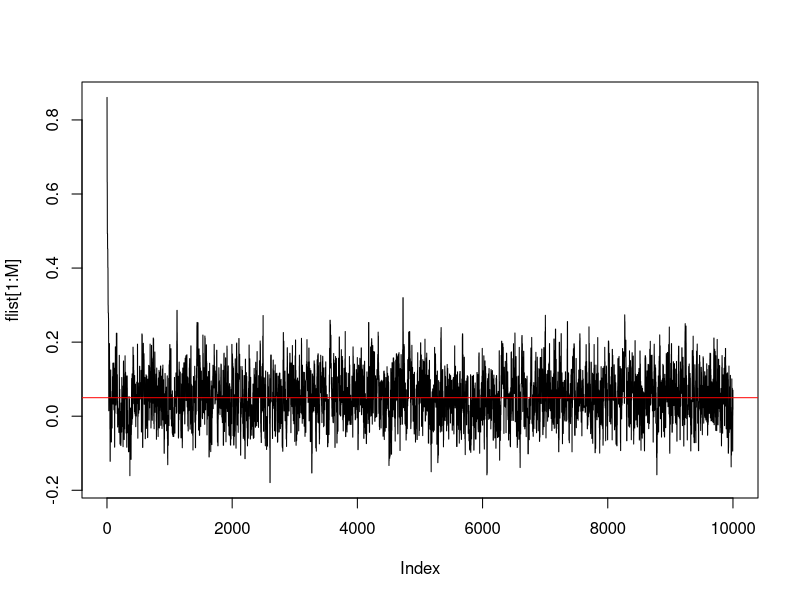
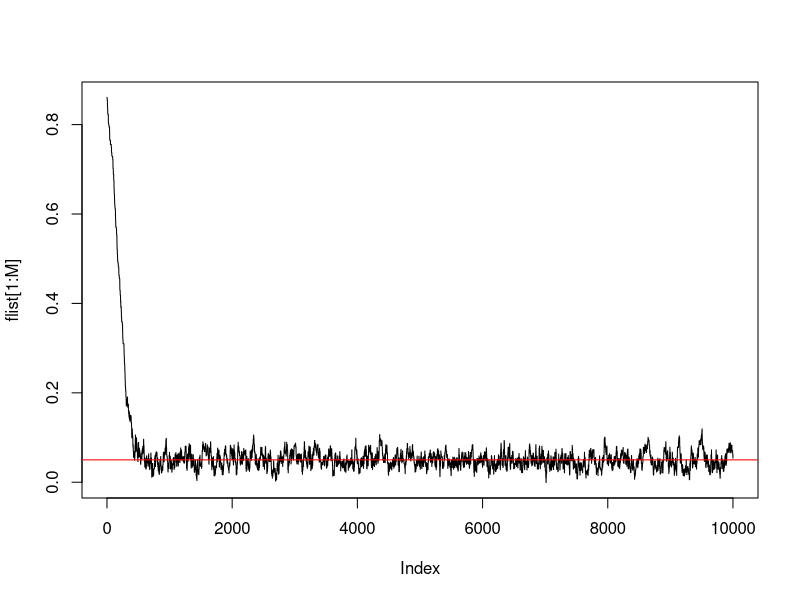

Write R code to recreate these figures, in order. (Note: this script raises an error after producing the figures.)
## ---- chunk 1
library(kableExtra)
library(ggplot2)
library(tidyverse)
## ---- chunk 2
# Proposal distribution for p_i: u,v randomly chosen from 1,...,k
# p_u^{t} \sim Unif[max(0,p_u^{t-1}-\epsilon_p), 
# min(p_u^{t-1}+\epsilon_p, p_u^{t-1}+p_v^{t-1})]
# then p_v^{t}=p_u^{t-1}+p_v{t-1}-p_u{t}
qq.p <- function(x,u,v,eps.p){
  1/(min(x[u]+eps.p, x[u]+x[v]) - max(0, x[u]-eps.p))
}

# Proposal distribution for f: Unif(max(-p_{min}^t)/(1-p_{min}^t,f-\epsilon_f))
qq.f <- function(x,y,k,eps.f){
  1/(min(x[1]+eps.f, 1) - max(-min(y[2:(k+1)])/(1-min(y[2:(k+1)])), x[1]-eps.f))
}
## ---- chunk 3
##### MH Algorithm for k=2
MHk2 <- function(eps = 0.05){
  # log of the joint distribution function, the reason we do that is mainly due to 
  # the number is too small, by doing so, we can enlarge our number and avoid flowing
  # for k = 2
  log.g = function(X,n11,n12,n22){
    n11*(log(X[2])+log(X[1]+(1-X[1])*X[2])) + 
      n12*log(2*X[2]*X[3]*(1-X[1]))+
      n22*(log(X[3])+log(X[1]+(1-X[1])*X[3]))
  }
  ### data simulation
  eps.p <- eps
  k  = 2    # number of alleles 
  n  = 200  # sample size
  f  = 0.05 # true inbreeding coef.
  # true allele frequencies
  p1 = 0.25 
  p2 = 0.75
  
  p11 = p1*(f+(1-f)*p1)
  p22 = p2*(f+(1-f)*p2)
  p12 = 2*p1*p2*(1-f)
  n12 = round(p12*n)
  n11 = round(p11*n)
  n22 = n-n11-n12
  
  #### the algo
  # initial values
  X    <- rep(0,3)
  X[1] <- runif(1)
  a = runif(1)
  b = runif(1)
  # in this way we can gurantee that p1+p2 = 1
  p1 = a/(a+b)
  p2 = b/(a+b)
  X[2] = p1
  X[3] = p2 # overdispersed value
  
  M  =10000
  B = 1000 # burn value
  #since the eps.f should satisfy eps.f > (k^2)*eps.p/((k - 1)(k - 1 - k*eps.p))
  eps.f =((k^2)*eps.p/((k-1)*(k-1-k*eps.p)))+0.0001
  
  numaccept = 0
  flist = rep(0,M)
  
  for (i in 1:M) {
    Y = X
    
    r = sample(c(2,3),2) # propose p1 or p2
    u = r[1]
    v = r[2]
    
    Y[u] = runif(1,max(0,Y[u] - eps.p),min(Y[u]+eps.p,Y[u]+Y[v]))
    Y[v] = 1-Y[u] # p1+p2 = 1 when k=2
    
    U  = runif(1) # for accept/reject
    alpha = log.g(Y,n11,n12,n22) + log(qq.p(X,u,v,eps.p)) -
      log.g(X,n11,n12,n22) - log(qq.p(Y,u,v,eps.p))
    
    if(log(U) < alpha){
      X = Y
      # now we update the f when p' is accepted
      Z = X
      
      Z[1] = runif(1,max(-min(Y[2:3])/(1-min(Y[2:3])), X[1]-eps.f),min(X[1]+eps.f, 1))
      
      W = runif(1) # for accept/reject
      
      beta = log.g(Z,n11,n12,n22) + log(qq.f(X,Z,k,eps.f)) - 
        log.g(X,n11,n12,n22) - log(qq.f(Z,X,k,eps.f))
      
      if(log(W)<beta){
        X = Z
        numaccept = numaccept + 1
      }
    }
    flist[i] = X[1]
  }
  estmean = mean(flist[(B+1):M])
  se1 =  sd(flist[(B+1):M]) / sqrt(M-B)
  varfact <- function(xxx) { 2 * sum(acf(xxx, plot=FALSE)$acf) - 1 }
  se2 = se1 * sqrt( varfact(flist[(B+1):M]) )
  ci = c(estmean - 1.96*se2, estmean + 1.96*se2)
  return(list(numaccept/M, estmean, ci, flist, M, B, se2))
}

# test which epsilon gives the best acceptance rate (e.g. away from 0 and 1)
set.seed(9999)
epslist  <- seq(0.01,0.1,0.01)
acclist = meanlist = cilblist = ciublist= selist = rep(0,10) 
for (i in 1:10){
  result <- MHk2(epslist[i])
  acclist[i]  <- result[[1]]
  meanlist[i] <- result[[2]]
  cilblist[i] <- result[[3]][1]
  ciublist[i] <- result[[3]][2]
  selist[i]   <- result[[7]]
}
results <- cbind(epslist, acclist,meanlist,cilblist,ciublist, selist)
results <- as.data.frame(results)
colnames(results) <- c("Epsilon", "Acceptance Rate", "Mean", "Lower bound of CI", 
                       "Upper bound of CI", "Standard Error")
results1<-results%>%
  select(1,2,6)
results1%>%
  knitr::kable(caption = "Acceptance rate by different epsilon p when k = 2")%>%
  kable_styling(latex_options="HOLD_position")
## ---- chunk 4
# when epsilon = 0.02 or 0.03 the algo seems to perform better
set.seed(9999)
result <- MHk2(0.03)
flist <- result[[4]]
M <- result[[5]]
B <- result[[6]]
plot(flist[1:M], type = "l")
abline(h=0.05, col="red")

# mean
estmean = mean(flist[(B+1):M])
# 95$ CI
se2 = result[[7]]
ci = c(estmean - 1.96*se2, estmean + 1.96*se2)
## ---- chunk 5
############  MH for k=6
MHk6 <- function(eps = 0.05){
  # log of the joint distribution function, the reason we do that is mainly due to 
  # the number is too small, by doing so, we can enlarge our number and avoid flowing
  # for k = 6
  log.g = function(X,N){
    dens = 0
    k = length(X) - 1
    for (i in 1:k) {
      if (i < k){
        for (j in (i+1):k){
          dens = dens + N[i,j]*log(2*X[i+1]*X[j+1]*(1-X[1]))
        }
      }
      dens = dens + N[i,i]*log(X[i+1]*(X[1]+(1-X[1])*X[i+1]))
    }
    return(dens)
  }
  # data simulation
  eps.p = eps
  n <- 1000 # sample sizes
  k <- 6    # number of alleles
  f <- 0.05 # true inbreeding coefficient
  # allele frequencies when k = 6
  k6 <- c(0.02,0.06,0.075,0.085,0.21,0.55)
  # sum(k6) # this should be 1
  # matrix of genotype frequencies
  # pij represents the frequency of AiAj
  P <- matrix(nrow = 6, ncol = 6) 
  for (i in 1:6){
    for (j in 1:6){
      if (i==j){
        P[i,j] <- k6[i]*(f+(1-f)*k6[i])
      }
      else {
        P[i,j] <- 2*k6[i]*k6[j]*(1-f)
      }
    }
  }
  # sum(P[upper.tri(P, diag = T)]) # this should be 1
  
  # matrix of genotype counts
  # Nij represents the number for AiAj
  N <- round(P*n)
  # sum(N[upper.tri(N,diag = T)])
  # keep the total population to 1000
  N[6,6] <- 316
  # sum(N[upper.tri(N, diag = T)]) # this should be 1000 now
  
  #### the algo
  # initial values
  X      <- rep(0,7)
  X[1]   <- runif(1)
  ps     <- runif(6)
  X[2:7] <- ps/sum(ps) # make sure sum of p is 1
  
  M = 10000
  B = 1000 # burn value
  #since the eps.f should satisfy eps.f > (k^2)*eps.p/((k - 1)(k - 1 - k*eps.p))
  eps.f =((k^2)*eps.p/((k-1)*(k-1-k*eps.p)))+0.0001
  
  numaccept = 0
  flist = rep(0,M)
  
  for (m in 1:M) {
    Y = X
    
    r = sample(c(2,3,4,5,6,7),2)
    u = r[1]
    v = r[2]
    
    Y[u] = runif(1,max(0,Y[u] - eps.p),min(Y[u]+eps.p,Y[u]+Y[v]))
    Y[v] = X[u] + X[v] - Y[u] # the pair sum should be the same
    
    U  = runif(1) # for accept/reject
    alpha = log.g(Y,N) + log(qq.p(X,u,v,eps.p)) -
      log.g(X,N) - log(qq.p(Y,u,v,eps.p))
    
    if(log(U) < alpha){
      X = Y
      # now we update the f when p' is accepted
      Z = X
      
      Z[1] = runif(1,max(-min(Y[2:7])/(1-min(Y[2:7])), X[1]-eps.f),min(X[1]+eps.f, 1))
      
      W = runif(1) # for accept/reject
      
      beta = log.g(Z,N) + log(qq.f(X,Z,k,eps.f)) - 
        log.g(X,N) - log(qq.f(Z,X,k,eps.f))
      
      if(log(W)<beta){
        X = Z
        numaccept = numaccept + 1
      }
    }
    flist[m] = X[1]
  }
  estmean = mean(flist[(B+1):M])
  se1 =  sd(flist[(B+1):M]) / sqrt(M-B)
  varfact <- function(xxx) { 2 * sum(acf(xxx, plot=FALSE)$acf) - 1 }
  se2 = se1 * sqrt( varfact(flist[(B+1):M]) )
  ci = c(estmean - 1.96*se2, estmean + 1.96*se2)
  return(list(numaccept/M, estmean, ci, flist, M, B, se2))
}

# test which epsilon gives the best acceptance rate (e.g. away from 0 and 1)
set.seed(9999)
epslist = c(seq(0.001,0.01,0.001), seq(0.011,0.02,0.001))
acclist = meanlist = cilblist = ciublist = selist = rep(0,20)
for (i in 1:20){
  tryCatch({
    result <- MHk6(epslist[i])
    acclist[i]  <- result[[1]]
    meanlist[i] <- result[[2]]
    cilblist[i] <- result[[3]][1]
    ciublist[i] <- result[[3]][2]
    selist[i]   <- result[[7]]
  }, error=function(e){})
}
results <- cbind(epslist, acclist,meanlist,cilblist,ciublist,selist)
results <- as.data.frame(results)
colnames(results) <- c("Epsilon", "Acceptance Rate", "Mean", "Lower bound of CI", 
                       "Upper bound of CI", "Standard Error")
results2<-results%>%
  select(1,2,6)
results2%>%
  knitr::kable(caption = "Acceptance rate by different epsilon p when k = 6")%>%
  kable_styling(latex_options="HOLD_position")
## ---- chunk 6
# when epsilon = 0.01 the algo seems to perform better
set.seed(9999)
result <- MHk6(0.01)
flist <- result[[4]]
M <- result[[5]]
plot(flist[1:M], type = "l")
abline(h=0.05,col="red")
# mean
estmean = mean(flist[(B+1):M])
# 95$ CI
se2 = result[[7]]
ci = c(estmean - 1.96*se2, estmean + 1.96*se2)
## ---- chunk 7
############################ Gibbs Sampler
####### k = 6

###### data simulation
n <- 1000 # sample sizes
k <- 6    # number of alleles
f <- 0.05 # true inbreeding coefficient
k6 <- c(0.02,0.06,0.075,0.085,0.21,0.55)
P <- matrix(nrow = 6, ncol = 6) 
for (i in 1:6){
  for (j in 1:6){
    if (i==j){
      P[i,j] <- k6[i]*(f+(1-f)*k6[i])
    }
    else {
      P[i,j] <- 2*k6[i]*k6[j]*(1-f)
    }
  }
}
N <- round(P*n)
N[6,6] <- 316

#### the algo
# initial values
set.seed(9999)
X      <- rep(0,7)
X[1]   <- runif(1)
ps     <- runif(6)
X[2:7] <- ps/sum(ps) # make sure sum of p is 1

M = 10000
B = 1000 # burn value
flist=p1list=p2list=p3list=p4list=p5list=p6list=rep(0,M)

set.seed(9999)
# systematic-scan
for (m in 1:M) {
  Y = X
  ###### update function for p1,...,p6
  # where we generate samples from their density function
  # For each of the conditional function,
  # firstly integrate over the domain to find a constant,
  # that makes the integration 1.
  # Then integrate to get the CDF
  # generate sample according to CDF by finding roots of
  # u = cdf where u ~ unif[0,1]
  pdfp1 = function(x){
    if(x < 0 || x > 1)
      return(0)
    else
      return(x*(X[1]+(1-X[1])*x)^N[1,1]*(x*(1-X[1]))^N[1,2])
  }
  c1 <- integrate(pdfp1,0,1)[[1]]
  if (c1>0){
    cdfp1 = function(x,u){
      return(integrate(pdfp1,0,x)[[1]]/c1 - u);
    }
    Y[2] <- uniroot(cdfp1, c(0,1), tol = 0.0001, u = runif(1))$root
  } else Y[2] <- 1e-20

  
  pdfp2 = function(x){
    if(x < 0 || x > 1)
      return(0)
    else
      return(x*(X[1]+(1-X[1])*x)^N[2,2]*(x*(1-X[1]))^(N[1,2]+N[2,3]))
  }
  c2 <- integrate(pdfp2,0,1)[[1]]
  if (c2>0){
    cdfp2 = function(x,u){
      return(integrate(pdfp2,0,x)[[1]]/c2 - u);
    }
    Y[3] <- uniroot(cdfp2, c(0,1), tol = 0.0001, u = runif(1))$root
  } else Y[3] <- 1e-20

  
  pdfp3 = function(x){
    if(x < 0 || x > 1)
      return(0)
    else
      return(x*(X[1]+(1-X[1])*x)^N[3,3]*(x*(1-X[1]))^(N[3,4]+N[2,3]))
  }
  c3 <- integrate(pdfp3,0,1)[[1]]
  if (c3>0){
    cdfp3 = function(x,u){
      return(integrate(pdfp3,0,x)[[1]]/c3 - u);
    }
    Y[4] <- uniroot(cdfp3, c(0,1), tol = 0.0001, u = runif(1))$root
  } else Y[4] <- 1e-20
  
  
  pdfp4 = function(x){
    if(x < 0 || x > 1)
      return(0)
    else
      return(x*(X[1]+(1-X[1])*x)^N[4,4]*(x*(1-X[1]))^(N[3,4]+N[4,5]))
  }
  c4 <- integrate(pdfp4,0,1)[[1]]
  if (c4>0){
    cdfp4 = function(x,u){
      return(integrate(pdfp4,0,x)[[1]]/c4 - u);
    }
    Y[5] <- uniroot(cdfp4, c(0,1), tol = 0.0001, u = runif(1))$root
  } else Y[5] <- 1e-20
  
  
  pdfp5 = function(x){
    if(x < 0 || x > 1)
      return(0)
    else
      return(x*(X[1]+(1-X[1])*x)^N[5,5]*(x*(1-X[1]))^(N[5,6]+N[4,5]))
  }
  c5 <- integrate(pdfp5,0,1)[[1]]
  if (c5>0){
    cdfp5 = function(x,u){
      return(integrate(pdfp5,0,x)[[1]]/c5 - u);
    }
    Y[6] <- uniroot(cdfp5, c(0,1), tol = 0.0001, u = runif(1))$root
  } else Y[6] <- 1e-20

  
  pdfp6 = function(x){
    if(x < 0 || x > 1)
      return(0)
    else
      return(x*(X[1]+(1-X[1])*x)^N[6,6]*(x*(1-X[1]))^N[5,6])
  }
  c6 <- integrate(pdfp6,0,1)[[1]]
  if (c6>0){
    cdfp6 = function(x,u){
      return(integrate(pdfp6,0,x)[[1]]/c6 - u);
    }
    Y[7] <- uniroot(cdfp6, c(0,1), tol = 0.0001, u = runif(1))$root
  } else Y[7] <- 1e-20

  # like we did for the initial value,
  # make sure the sum is 1
  psum <- sum(Y[2:7])
  Y[2:7] <- Y[2:7]/psum
  X = Y
  
  
  # now we update the f 
  Z = X
  # update function for f, similarly to pi
  pdff <- function(x){
    dens <- 1
    if(x < -min(X[2:7])/(1-min(X[2:7])) || x > 1)
      return(0)
    else
      for (i in 1:6){
        if (i < k){
          for (j in (i+1):6) {
            dens <- dens*(x+(1-x)*X[i+1])^N[i,i]*(1-x)^N[i,j]
          }
        }
      }
    dens
  }
  cf <- integrate(pdff,-min(X[2:7])/(1-min(X[2:7])),1)[[1]]
  cdff = function(x,u){
    return(integrate(pdff,-min(X[2:7])/(1-min(X[2:7])),x)[[1]]/cf - u);
  }
  Z[1] = uniroot(cdff, c(-min(X[2:7])/(1-min(X[2:7])),1), tol = 0.0001, u = runif(1))$root
  X = Z
  
  p1list[m] = X[2]; p2list[m] = X[3]
  p3list[m] = X[4]; p4list[m] = X[5]
  p5list[m] = X[6]; p6list[m] = X[7]
  flist[m]  = X[1]
}
(estmean = mean(flist[(B+1):M]))


## ---- chunk 8
plot(flist[seq(1,10000,10)],type="l")
## ---- chunk 9
######## independence sampling
# Proposal distribution for f: Unif(max(-p_{min}^t)/(1-p_{min}^t,f-\epsilon_f))
qq.f <- function(x,y,k,eps.f){
  1/(min(x[1]+eps.f, 1) - max(-min(y[2:(k+1)])/(1-min(y[2:(k+1)])), x[1]-eps.f))
}
# log of the joint distribution function, the reason we do that is mainly due to 
# the number is too small, by doing so, we can enlarge our number and avoid flowing
# for k = 6

eps.p = eps = 0.05
log.g = function(X,N){
  dens = 0
  k = length(X) - 1
  for (i in 1:k) {
    if (i < k){
      for (j in (i+1):k){
        dens = dens + N[i,j]*log(2*X[i+1]*X[j+1]*(1-X[1]))
      }
    }
    dens = dens + N[i,i]*log(X[i+1]*(X[1]+(1-X[1])*X[i+1]))
  }
  return(dens)
}

# data simulation
n <- 1000 # sample sizes
k <- 6    # number of alleles
f <- 0.05 # true inbreeding coefficient
# allele frequencies when k = 6
k6 <- c(0.02,0.06,0.075,0.085,0.21,0.55)
# sum(k6) # this should be 1
# matrix of genotype frequencies
# pij represents the frequency of AiAj
P <- matrix(nrow = 6, ncol = 6) 
for (i in 1:6){
  for (j in 1:6){
    if (i==j){
      P[i,j] <- k6[i]*(f+(1-f)*k6[i])
    }
    else {
      P[i,j] <- 2*k6[i]*k6[j]*(1-f)
    }
  }
}
# sum(P[upper.tri(P, diag = T)]) # this should be 1

# matrix of genotype counts
# Nij represents the number for AiAj
N <- round(P*n)
# sum(N[upper.tri(N,diag = T)])
# keep the total population to 1000
N[6,6] <- 316
# sum(N[upper.tri(N, diag = T)]) # this should be 1000 now

#### the algo
# initial values
X      <- rep(0,7)
X[1]   <- runif(1)
ps     <- runif(6)
X[2:7] <- ps/sum(ps) # make sure sum of p is 1

M = 10000
B = 1000 # burn value
#since the eps.f should satisfy eps.f > (k^2)*eps.p/((k - 1)(k - 1 - k*eps.p))
eps.f =((k^2)*eps.p/((k-1)*(k-1-k*eps.p)))+0.0001

numaccept = 0
flist = rep(0,M)

for (i in 1:M) {
  Y = X
  X[1] = runif(1,max(-min(Y[2:7])/(1-min(Y[2:7])), X[1]-eps.f),min(X[1]+eps.f, 1))
  
  Z = rep(0,7)
  Z[1] = runif(1)
  pz = runif(6)
  Z[2:7] = pz/sum(pz)
  W = Z
  Z[1] = runif(1,max(-min(W[2:7])/(1-min(W[2:7])), Z[1]-eps.f),min(Z[1]+eps.f, 1))
  
  U  = runif(1) # for accept/reject
  alpha = log.g(Z,N) + log(qq.f(X,Y,k,eps.f)) -
    log.g(X,N) - log(qq.f(Z,W,k,eps.p))
  
  if(log(U) < alpha){
    X = Z
    numaccept = numaccept + 1
  }
  
  flist[i] = X[1]
}
estmean = mean(flist[(B+1):M])
se1 =  sd(flist[(B+1):M]) / sqrt(M-B)
varfact <- function(xxx) { 2 * sum(acf(xxx, plot=FALSE)$acf) - 1 }
se2 = se1 * sqrt( varfact(flist[(B+1):M]) )
ci = c(estmean - 1.96*se2, estmean + 1.96*se2)

plot(flist, type = 'l')
abline(h=0.05, col="red")
## ---- chunk 10
# importance sampling:

n = 200
k = 2
# due to hard to manipulate for the joint density function, we use log to deal with it.
h = function(f){
  return(f)
}

g = function(X){
  X[4]*(log(X[2])+log(X[1]+(1-X[1])*X[2])) + 
    X[5]*log(2*X[2]*X[3]*(1-X[1]))+X[6]*(log(X[3])+log(X[1]+(1-X[1])*X[3]))
}

f_a = function(X){
  return(runif(1,max(-min(X[2:3])/(1-min(X[2:3])), X[1]-eps.f),min(X[1]+eps.f, 1)))
  
}
eps.p = 0.02
eps.f =((k^2)*eps.p/((k-1)*(k-1-k*eps.p)))+0.0001
f = runif(10000)
a = runif(10000)
b = runif(10000)
# in this way we can gurantee that p1+p2 = 1 for sure
p1 = a/(a+b)
p2 = b/(a+b)
p11 = p1*(f+(1-f)*p1)
p22 = p2*(f+(1-f)*p2)
p12 = 2*p1*p2*(1-f) 
n12 = round(p12*n)
n11 = round(p11*n)
n22 = round(p22*n)
X  = c(f,p1,p2,n11,n12,n22)# overdispersed value

# for the choice of f, its hard to choose, so we pick the 1

numlist = g(X)+log(f) - log(f_a(X))
denomlist = g(X) - log(f_a(X))

estimate_f_list = exp(numlist)/exp(denomlist)
plot(estimate_f_list[seq(1,10000,10)],type = 'l')
abline(h=0.05, col="red")
estimate_f = mean(exp(numlist))/mean(exp(denomlist))
## ---- chunk 11

############MLE

# fisrst we consider the simplest case for k = 2, 
# lets compare how the accurate value by giving f = 0.05
# (it should converge to this value) and the mle numerical value 
# and the MCMC methods value, and 
# then see how the Monte carlo methods works well or not.

# For this one, we need to see that k[1] is denote as p1, 
# which is the frequency of allele A1
k2 = c(0.25,0.75) # sum is 1
f = 0.05
n = 200
#pij = 2*pi*pj*(1-f)
#pii = pi*(f+(1-f)*pi)
p1 = k2[1]
p2 = k2[2]
p11 = p1*(f+(1-f)*p1)
p22 = p2*(f+(1-f)*p2)
p12 = 2*p1*p2*(1-f)

# note here since the nij are the number of people with genotype AiAj, 
# they must be integer, so we use
# the way to remove the remainder and up by 1, 
# and then take average for them to get the estimate.
# we find that, if we do not round them, 
# we will get the exact the 0.05 we want, but its just the idea case.
n12 = round(p12*n)+1
n11 = round(p11*n)+1
n22 = round(p22*n)+1


festimate = 1-(2*n12*n)/((2*n11+n12)*(n12+2*n22))

festimate1 = festimate

n12 = round(p12*n)
n11 = round(p11*n)
n22 = round(p22*n)

festimate = 1-(2*n12*n)/((2*n11+n12)*(n12+2*n22))

festimate2 = festimate

festimate_final = (festimate1+festimate2)/2
festimate_final
# the reason we retest the way that the paper use is that, 
# even we use the same formula, the way we deal
# with the remainder will be huge difference for the estimate 
# and that's the reason why it can explain when
# we use the MCMC methods, it can still have some standard error.
